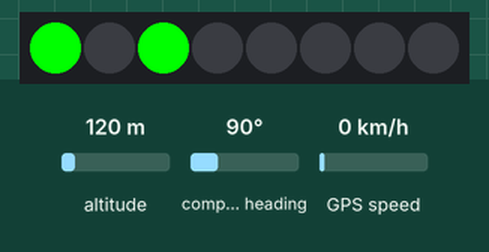
Recording of a sketch running on a simulated Arduino Uno, built with avr-gcc and run on an emulated ATmega328P. On the bench: 8 RGB LEDs in strip order, left to right. The inputs (shaded band) are chosen by the test bench; at power-on: altitude 120 m, compass heading 90°, GPS speed 0 km/h. Storage starts empty; the GPS gets a fix after 3 s at 37.7749, -122.4194 with 8 satellites; what the sketch prints to the serial monitor is not drawn.

Above: at 1.1 s.
At 2.1 s:
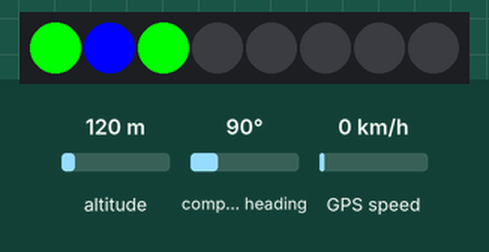
At 4.1 s:
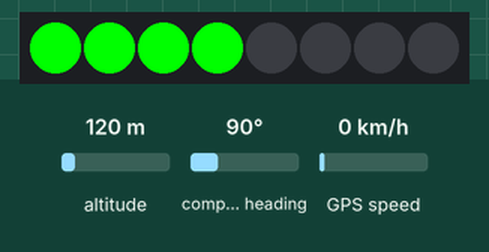
Timing chart, 0 to 5.6 s (numbered marks = the images above):
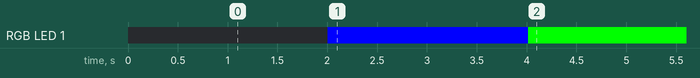

The sketch:

src.ino
```cpp
#include <Adafruit_NeoPixel.h>
#include <SoftwareSerial.h>
#include <Adafruit_GPS.h>
#include <SPI.h>
#include <SD.h>

/*
 * setting for rgb led 8 bit
 */
const int PIN = 7;
Adafruit_NeoPixel strip = Adafruit_NeoPixel(8, PIN, NEO_GRB + NEO_KHZ800);
const int onoff =0;
const int gps = 1;
const int sd = 2;
const int tracking =3;
const int battery = 4;

 /*
  * setting for sd card
  */
const int chipSelect = 4;


SoftwareSerial mySerial(3, 2);


Adafruit_GPS GPS(&mySerial);


// Set GPSECHO to 'false' to turn off echoing the GPS data to the Serial console
// Set to 'true' if you want to debug and listen to the raw GPS sentences.
#define GPSECHO  true

// this keeps track of whether we're using the interrupt
// off by default!
boolean usingInterrupt = false;
void useInterrupt(boolean); // Func prototype keeps Arduino 0023 happy


void setup()
{
  Serial.begin(9600);
  Serial.println("Adafruit GPS library basic test!");
  GPS.begin(9600);
  GPS.sendCommand(PMTK_SET_NMEA_OUTPUT_RMCGGA);

  GPS.sendCommand(PMTK_SET_NMEA_UPDATE_1HZ);   // 1 Hz update rate
  GPS.sendCommand(PGCMD_ANTENNA);
  useInterrupt(true);
  delay(1000);
  mySerial.println(PMTK_Q_RELEASE);
  strip.begin();
  strip.show();
  set_green_pin(0);
  initialize_sd();
}


// Interrupt is called once a millisecond, looks for any new GPS data, and stores it
SIGNAL(TIMER0_COMPA_vect) {
  char c = GPS.read();
  // if you want to debug, this is a good time to do it!
#ifdef UDR0
  if (GPSECHO)
    if (c) UDR0 = c;
    // writing direct to UDR0 is much much faster than Serial.print
    // but only one character can be written at a time.
#endif
}

void useInterrupt(boolean v) {
  if (v) {
    // Timer0 is already used for millis() - we'll just interrupt somewhere
    // in the middle and call the "Compare A" function above
    OCR0A = 0xAF;
    TIMSK0 |= _BV(OCIE0A);
    usingInterrupt = true;
  } else {
    // do not call the interrupt function COMPA anymore
    TIMSK0 &= ~_BV(OCIE0A);
    usingInterrupt = false;
  }
}

uint32_t timer = millis();
void loop()                     // run over and over again
{
    read_gps_write_to_sd();
}

int check_gps()
{
  // in case you are not using the interrupt above, you'll
  // need to 'hand query' the GPS, not suggested :(
  if (! usingInterrupt) {
    // read data from the GPS in the 'main loop'
    char c = GPS.read();
    // if you want to debug, this is a good time to do it!
    if (GPSECHO)
      if (c) Serial.print(c);
  }

  // if a sentence is received, we can check the checksum, parse it...
  if (GPS.newNMEAreceived()) {
    // a tricky thing here is if we print the NMEA sentence, or data
    // we end up not listening and catching other sentences!
    // so be very wary if using OUTPUT_ALLDATA and trytng to print out data
    //Serial.println(GPS.lastNMEA());   // this also sets the newNMEAreceived() flag to false

    if (!GPS.parse(GPS.lastNMEA()))   // this also sets the newNMEAreceived() flag to false
      return;  // we can fail to parse a sentence in which case we should just wait for another
  }

  // if millis() or timer wraps around, we'll just reset it
  if (timer > millis())  timer = millis();

  // approximately every 2 seconds or so, print out the current stats
  if (millis() - timer > 2000) {
    timer = millis(); // reset the timer

    if (GPS.fix) {
      set_green_pin(1);
      return 1;
    }
    else
    {
      set_blue_pin(1);
      return 0;
    }
  }
}

/*
 * code for rgb led 8bit strip
 */

void set_red_pin(uint16_t pinNum)
{
  uint32_t c = strip.Color(255,0,0);
  strip.setPixelColor(pinNum,c);
  strip.show();
}
void set_blue_pin(uint16_t pinNum)
{
  uint32_t c = strip.Color(0,0,255);
  strip.setPixelColor(pinNum,c);
  strip.show();
}
void set_green_pin(uint16_t pinNum)
{
  uint32_t c = strip.Color(0,255,0);
  strip.setPixelColor(pinNum,c);
  strip.show();
}
void set_yellow_pin(uint16_t pinNum)
{
  uint32_t c = strip.Color(255,255,0);
  strip.setPixelColor(pinNum,c);
  strip.show();
}


void initialize_sd()
{
  if (!SD.begin(4)) {
    Serial.println("initialization failed!");
    set_red_pin(2);
    return;
  }
  else
  {
     Serial.println("initialization done.");
     set_green_pin(2);
  }
}

void read_gps_write_to_sd()
{
  String dataString = "";
  String timeString = "";
  String dateString ="";
  String latitude;
  String longitude;
  String date;
  String time;
  // in case you are not using the interrupt above, you'll
  // need to 'hand query' the GPS, not suggested :(
  if (! usingInterrupt) {
    // read data from the GPS in the 'main loop'
    char c = GPS.read();
    // if you want to debug, this is a good time to do it!
    if (GPSECHO)
      if (c) Serial.print(c);
  }

  // if a sentence is received, we can check the checksum, parse it...
  if (GPS.newNMEAreceived()) {
    // a tricky thing here is if we print the NMEA sentence, or data
    // we end up not listening and catching other sentences!
    // so be very wary if using OUTPUT_ALLDATA and trytng to print out data
    //Serial.println(GPS.lastNMEA());   // this also sets the newNMEAreceived() flag to false

    if (!GPS.parse(GPS.lastNMEA()))   // this also sets the newNMEAreceived() flag to false
      return;  // we can fail to parse a sentence in which case we should just wait for another
  }

  // if millis() or timer wraps around, we'll just reset it
  if (timer > millis())  timer = millis();

  // approximately every 2 seconds or so, print out the current stats
  if (millis() - timer > 2000) {
    timer = millis(); // reset the timer

    String hour = String(GPS.hour+9);
    // 현재 사용하는 라이브러리가 GMT표준시간을 출력합니다.
    // 우리나라는 GMT표준시간보다 9시간 빠르므로 9시간 더해주면 됩니다.
    // 추가로 출력시 24시가 넘어가면 24시 이상값이 나오므로 맞게 편집해 주셔야 합니다.
    String minu = String(GPS.minute);
    String sec = String(GPS.seconds);

    time = hour + ":" + minu + ":" + sec;

    // 시분초를 HH:MM:SS형태로 바꿔주고, String값을 char*로 바꿔주어 LCD에 출력할 수 있도록 합니다.

    String day = String(GPS.day);
    String month = String(GPS.month);
    String year = String(GPS.year);

    date = "20" + year + "/" + month + "/" + day;

    char *fDate = new char[date.length() + 1];

    delete [] fDate;
    // 년월일을 LCD에 출력해 줍니다.

    if (GPS.fix) {
      set_green_pin(1);

      latitude += GPS.latitude;
      latitude +=",";
      longitude += GPS.longitude;
      dateString += date;
      dateString += ",";
      timeString += time;
      timeString += ",";


      File  dataFile = SD.open("file.csv", FILE_WRITE);
      if (dataFile)
      {
        dataFile.print(dateString);
        dataFile.print(timeString);
        dataFile.print(latitude);
        dataFile.println(longitude);
        dataFile.close();
        set_green_pin(3);
      }
      else
      {
        set_red_pin(3);
      }
    }
    else
    {
      set_blue_pin(1);
    }
  }
}
```

Measured:
- by itself, RGB LED 1: off → RGB(0, 0, 255) at 2.0 s, → RGB(0, 255, 0) 2.0 s later
- what the display in image 0 shows lasts 1.0 s, from 1.0 s to 2.0 s
- what the display in image 1 shows lasts 2.0 s, from 2.0 s to 4.0 s
